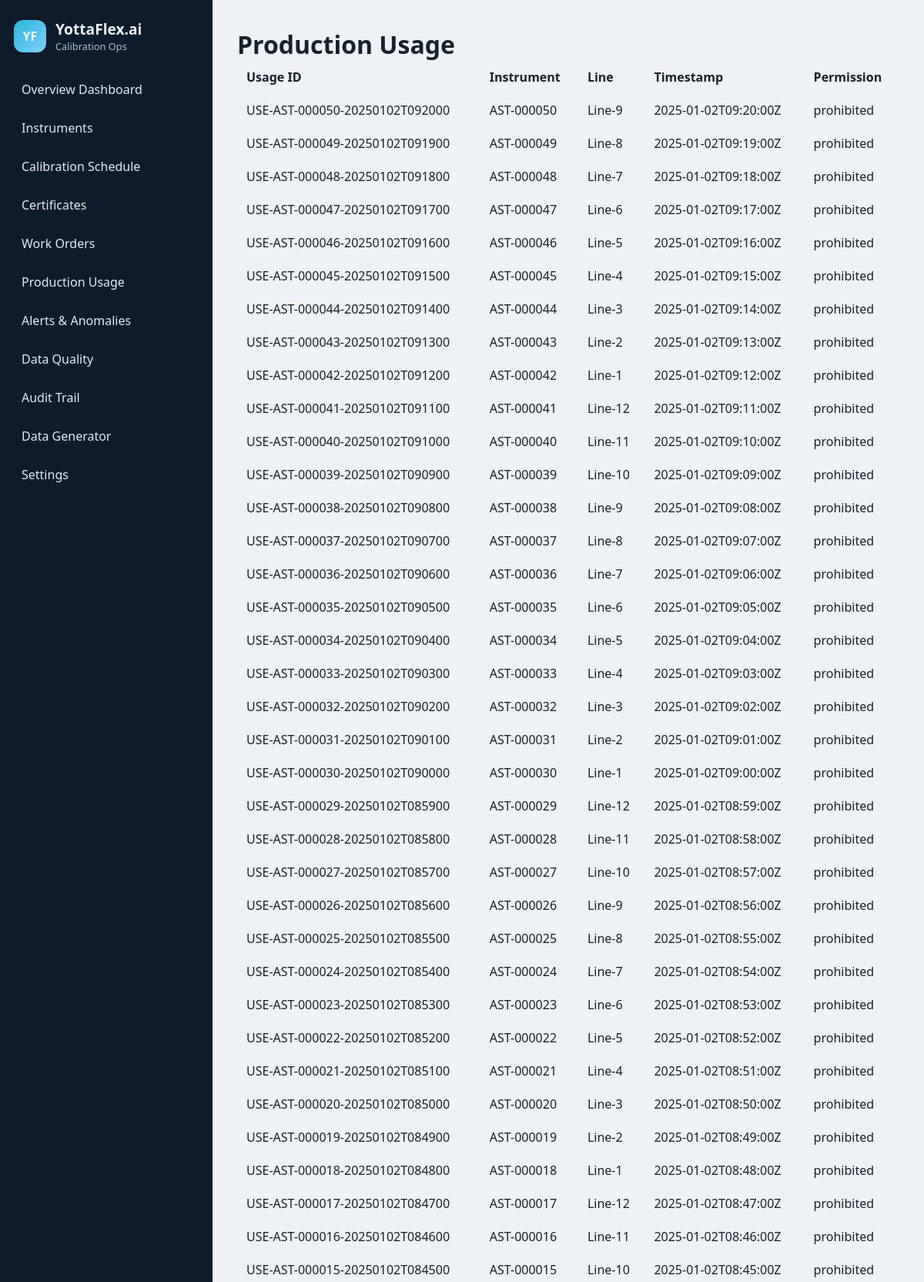
Page /usage (upper part) on the committed database.
### tables this page shows
CREATE TABLE production_use (
    id INTEGER PRIMARY KEY AUTOINCREMENT,
    usage_id TEXT UNIQUE NOT NULL,
    instrument_id TEXT NOT NULL,
    production_line TEXT NOT NULL,
    usage_timestamp TEXT NOT NULL,
    operator_name TEXT NOT NULL,
    usage_duration INTEGER NOT NULL,
    calibration_valid_at_usage TEXT NOT NULL,
    usage_permission TEXT NOT NULL,
    exception_reference TEXT,
    FOREIGN KEY (instrument_id) REFERENCES instrument(instrument_id)
);

### yottaflex/app.py (the view)
    @app.route('/usage')
    def usage():
        conn = get_connection(app.config['DATABASE_PATH'])
        rows = conn.execute('SELECT * FROM production_use ORDER BY usage_timestamp DESC LIMIT 100').fetchall()
        conn.close()
        return render_template('usage.html', usage_rows=rows)

### yottaflex/db.py (called while the page is built)
def get_connection(database_path=None):
    path = database_path or os.getenv('DATABASE_PATH')
    if not path:
        os.makedirs(str(BASE_DIR / 'data'), exist_ok=True)
        path = str(BASE_DIR / 'data' / 'yottaflex.db')
    os.makedirs(os.path.dirname(path) or '.', exist_ok=True)
    conn = sqlite3.connect(path)
    conn.row_factory = sqlite3.Row
    return conn

### templates/usage.html (shortened to what this page needs)
{% extends 'base.html' %}
{% block content %}
<h1>Production Usage</h1>
<table class="table">
  <thead><tr><th>Usage ID</th><th>Instrument</th><th>Line</th><th>Timestamp</th><th>Permission</th></tr></thead>
  <tbody>
    {% for row in usage_rows %}
    <tr><td>{{ row.usage_id }}</td><td>{{ row.instrument_id }}</td><td>{{ row.production_line }}</td><td>{{ row.usage_timestamp }}</td><td>{{ row.usage_permission }}</td></tr>
    {% endfor %}
  </tbody>
</table>
{% endblock %}

### static/styles.css (style rules this page uses)
body { margin:0; font-family:Segoe UI, Arial,sans-serif; background:#eef2f6; color:#17212b; }
h1 { margin: 4px 0 0; font-size:2rem; }
.table { width:100%; border-collapse:collapse; }
.table th, .table td { padding:10px 12px; border-bottom:1px solid #edf1f4; text-align:left; }

### rows in the picture
production_use: usage_id "USE-AST-000050-20250102T092000", instrument_id "AST-000050", production_line "Line-9", usage_timestamp "2025-01-02T09:20:00Z", usage_permission "prohibited"
production_use: usage_id "USE-AST-000049-20250102T091900", instrument_id "AST-000049", production_line "Line-8", usage_timestamp "2025-01-02T09:19:00Z", usage_permission "prohibited"
production_use: usage_id "USE-AST-000048-20250102T091800", instrument_id "AST-000048", production_line "Line-7", usage_timestamp "2025-01-02T09:18:00Z", usage_permission "prohibited"
production_use: usage_id "USE-AST-000047-20250102T091700", instrument_id "AST-000047", production_line "Line-6", usage_timestamp "2025-01-02T09:17:00Z", usage_permission "prohibited"
production_use: usage_id "USE-AST-000046-20250102T091600", instrument_id "AST-000046", production_line "Line-5", usage_timestamp "2025-01-02T09:16:00Z", usage_permission "prohibited"
production_use: usage_id "USE-AST-000045-20250102T091500", instrument_id "AST-000045", production_line "Line-4", usage_timestamp "2025-01-02T09:15:00Z", usage_permission "prohibited"
production_use: usage_id "USE-AST-000044-20250102T091400", instrument_id "AST-000044", production_line "Line-3", usage_timestamp "2025-01-02T09:14:00Z", usage_permission "prohibited"
production_use: usage_id "USE-AST-000043-20250102T091300", instrument_id "AST-000043", production_line "Line-2", usage_timestamp "2025-01-02T09:13:00Z", usage_permission "prohibited"
production_use: usage_id "USE-AST-000042-20250102T091200", instrument_id "AST-000042", production_line "Line-1", usage_timestamp "2025-01-02T09:12:00Z", usage_permission "prohibited"
production_use: usage_id "USE-AST-000041-20250102T091100", instrument_id "AST-000041", production_line "Line-12", usage_timestamp "2025-01-02T09:11:00Z", usage_permission "prohibited"
production_use: usage_id "USE-AST-000040-20250102T091000", instrument_id "AST-000040", production_line "Line-11", usage_timestamp "2025-01-02T09:10:00Z", usage_permission "prohibited"
production_use: usage_id "USE-AST-000039-20250102T090900", instrument_id "AST-000039", production_line "Line-10", usage_timestamp "2025-01-02T09:09:00Z", usage_permission "prohibited"
production_use: usage_id "USE-AST-000038-20250102T090800", instrument_id "AST-000038", production_line "Line-9", usage_timestamp "2025-01-02T09:08:00Z", usage_permission "prohibited"
production_use: usage_id "USE-AST-000037-20250102T090700", instrument_id "AST-000037", production_line "Line-8", usage_timestamp "2025-01-02T09:07:00Z", usage_permission "prohibited"
production_use: usage_id "USE-AST-000036-20250102T090600", instrument_id "AST-000036", production_line "Line-7", usage_timestamp "2025-01-02T09:06:00Z", usage_permission "prohibited"
production_use: usage_id "USE-AST-000035-20250102T090500", instrument_id "AST-000035", production_line "Line-6", usage_timestamp "2025-01-02T09:05:00Z", usage_permission "prohibited"
production_use: usage_id "USE-AST-000034-20250102T090400", instrument_id "AST-000034", production_line "Line-5", usage_timestamp "2025-01-02T09:04:00Z", usage_permission "prohibited"
production_use: usage_id "USE-AST-000033-20250102T090300", instrument_id "AST-000033", production_line "Line-4", usage_timestamp "2025-01-02T09:03:00Z", usage_permission "prohibited"
production_use: usage_id "USE-AST-000032-20250102T090200", instrument_id "AST-000032", production_line "Line-3", usage_timestamp "2025-01-02T09:02:00Z", usage_permission "prohibited"
production_use: usage_id "USE-AST-000031-20250102T090100", instrument_id "AST-000031", production_line "Line-2", usage_timestamp "2025-01-02T09:01:00Z", usage_permission "prohibited"
production_use: usage_id "USE-AST-000030-20250102T090000", instrument_id "AST-000030", production_line "Line-1", usage_timestamp "2025-01-02T09:00:00Z", usage_permission "prohibited"
production_use: usage_id "USE-AST-000029-20250102T085900", instrument_id "AST-000029", production_line "Line-12", usage_timestamp "2025-01-02T08:59:00Z", usage_permission "prohibited"
production_use: usage_id "USE-AST-000028-20250102T085800", instrument_id "AST-000028", production_line "Line-11", usage_timestamp "2025-01-02T08:58:00Z", usage_permission "prohibited"
production_use: usage_id "USE-AST-000027-20250102T085700", instrument_id "AST-000027", production_line "Line-10", usage_timestamp "2025-01-02T08:57:00Z", usage_permission "prohibited"
production_use: usage_id "USE-AST-000026-20250102T085600", instrument_id "AST-000026", production_line "Line-9", usage_timestamp "2025-01-02T08:56:00Z", usage_permission "prohibited"
production_use: usage_id "USE-AST-000025-20250102T085500", instrument_id "AST-000025", production_line "Line-8", usage_timestamp "2025-01-02T08:55:00Z", usage_permission "prohibited"
production_use: usage_id "USE-AST-000024-20250102T085400", instrument_id "AST-000024", production_line "Line-7", usage_timestamp "2025-01-02T08:54:00Z", usage_permission "prohibited"
production_use: usage_id "USE-AST-000023-20250102T085300", instrument_id "AST-000023", production_line "Line-6", usage_timestamp "2025-01-02T08:53:00Z", usage_permission "prohibited"
production_use: usage_id "USE-AST-000022-20250102T085200", instrument_id "AST-000022", production_line "Line-5", usage_timestamp "2025-01-02T08:52:00Z", usage_permission "prohibited"
production_use: usage_id "USE-AST-000021-20250102T085100", instrument_id "AST-000021", production_line "Line-4", usage_timestamp "2025-01-02T08:51:00Z", usage_permission "prohibited"
production_use: usage_id "USE-AST-000020-20250102T085000", instrument_id "AST-000020", production_line "Line-3", usage_timestamp "2025-01-02T08:50:00Z", usage_permission "prohibited"
production_use: usage_id "USE-AST-000019-20250102T084900", instrument_id "AST-000019", production_line "Line-2", usage_timestamp "2025-01-02T08:49:00Z", usage_permission "prohibited"
production_use: usage_id "USE-AST-000018-20250102T084800", instrument_id "AST-000018", production_line "Line-1", usage_timestamp "2025-01-02T08:48:00Z", usage_permission "prohibited"
production_use: usage_id "USE-AST-000017-20250102T084700", instrument_id "AST-000017", production_line "Line-12", usage_timestamp "2025-01-02T08:47:00Z", usage_permission "prohibited"
production_use: usage_id "USE-AST-000016-20250102T084600", instrument_id "AST-000016", production_line "Line-11", usage_timestamp "2025-01-02T08:46:00Z", usage_permission "prohibited"
production_use: usage_id "USE-AST-000015-20250102T084500", instrument_id "AST-000015", production_line "Line-10", usage_timestamp "2025-01-02T08:45:00Z", usage_permission "prohibited"
